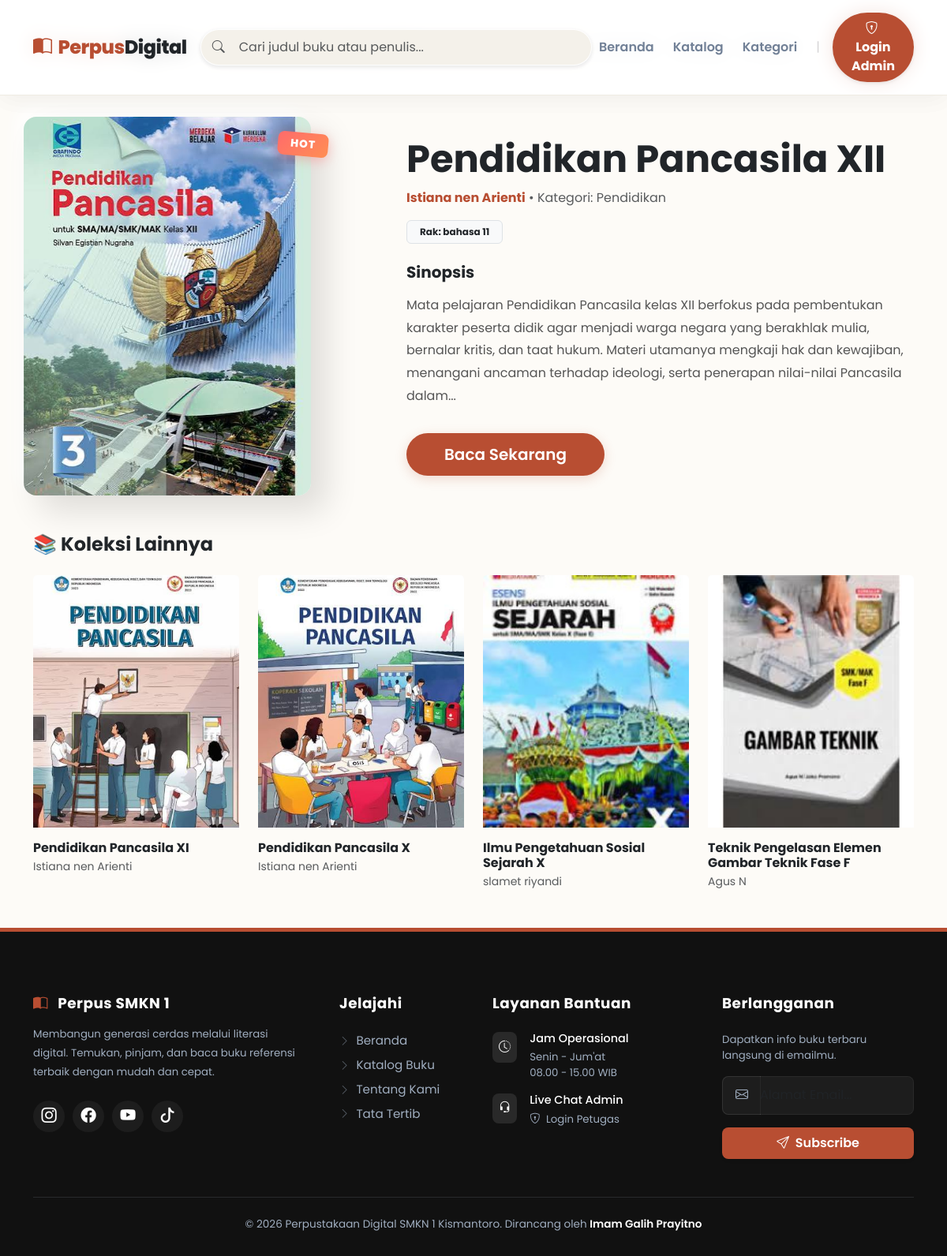
The page / on the database its author committed.
### tables this page shows
CREATE TABLE IF NOT EXISTS `books` (
  `id` int(11) NOT NULL AUTO_INCREMENT,
  `barcode_buku` varchar(50) DEFAULT NULL,
  `title` varchar(255) NOT NULL,
  `author` varchar(150) DEFAULT NULL,
  `category` varchar(100) NOT NULL,
  `rak` varchar(50) DEFAULT NULL,
  `description` text NOT NULL,
  `cover` varchar(255) DEFAULT NULL,
  PRIMARY KEY (`id`),
  UNIQUE KEY `barcode_buku` (`barcode_buku`)
);

### index.php (the view)
<?php
require_once 'config/koneksi.php';
$featured_result = $mysqli->query("SELECT * FROM books ORDER BY id DESC LIMIT 1");
$featured_book = $featured_result->fetch_assoc();
$featured_id = $featured_book['id'] ?? 0;
$result = $mysqli->query("SELECT * FROM books WHERE id != $featured_id ORDER BY id DESC LIMIT 4");
$books = $result->fetch_all(MYSQLI_ASSOC);
?>
<?php include 'includes/header.php'; ?>
<main class="flex-shrink-0">
    <?php if ($featured_book): ?>
    <section class="hero-section container py-5">
        <div class="row align-items-center">
            <div class="col-md-4 position-relative mb-4 mb-md-0 text-center">
                <img src="assets/img/cover/<?= htmlspecialchars($featured_book['cover'] ?: 'default.jpg') ?>" class="book-cover-hero" alt="<?= htmlspecialchars($featured_book['title']) ?>">
                <span class="badge badge-hot px-3 py-2">HOT</span>
            </div>
            <div class="col-md-7 offset-md-1">
                <h1 class="fw-bold display-5 mb-2 text-dark"><?= htmlspecialchars($featured_book['title']) ?></h1>
                <p class="text-muted mb-3">
                    <span class="fw-bold" style="color: #B84E32;"><?= htmlspecialchars($featured_book['author'] ?? 'Anonim') ?></span> •
                    Kategori: <?= htmlspecialchars($featured_book['category'] ?? '-') ?>
                </p>
                <span class="badge bg-light text-dark border mb-4 px-3 py-2">Rak: <?= htmlspecialchars($featured_book['rak'] ?? 'Belum diatur') ?></span>
                <h5 class="fw-bold mb-3 text-dark">Sinopsis</h5>
                <p style="line-height: 1.8; color: #555;">
                    <?= htmlspecialchars(substr($featured_book['description'], 0, 300)) ?>...
                </p>
                <a href="pages/detail_buku.php?id=<?= $featured_book['id'] ?>" class="btn btn-orange btn-lg px-5 mt-3">Baca Sekarang</a>
            </div>
        </div>
    </section>
    <?php endif; ?>
    <div class="container pb-5">
        <h4 class="fw-bold mb-4 text-dark">📚 Koleksi Lainnya</h4>
        <div class="row g-4">
            <?php if (empty($books) && !$featured_book): ?>
            <div class="col-12 text-center">
                <div class="alert alert-secondary text-dark">Belum ada data buku yang tersedia.</div>
            </div>
            <?php else: ?>
            <?php foreach ($books as $book): ?>
                <div class="col-6 col-md-4 col-lg-3">
                    <div class="card card-custom h-100">
                        <a href="pages/detail_buku.php?id=<?= $book['id'] ?>">
                            <img src="assets/img/cover/<?= htmlspecialchars($book['cover'] ?: 'default.jpg') ?>" class="card-img-top w-100" alt="<?= htmlspecialchars($book['title']) ?>">
                        </a>
                        <div class="card-body px-0 pt-3 pb-0">
                            <h6 class="fw-bold text-dark mb-1"><?= htmlspecialchars($book['title']) ?></h6>
                            <p class="small text-muted mb-0"><?= htmlspecialchars($book['author'] ?? 'Anonim') ?></p>
                        </div>
                    </div>
                </div>
            <?php endforeach; ?>
            <?php endif; ?>
        </div>
    </div>
</main>
<?php include 'includes/footer.php'; ?>

### assets/css/style.css (style rules this page uses)
:root { --bg-cream: #FDFBF7; --primary-terra: #B84E32; --primary-hover: #9a3f26; --text-dark: #2D3748; --text-muted: #718096; --border-soft: rgba(229, 223, 211, 0.6); --shadow-soft: 0 10px 40px rgba(0, 0, 0, 0.04); --shadow-hover: 0 20px 40px rgba(184, 78, 50, 0.15); }
body { background-color: var(--bg-cream); color: var(--text-dark); font-family: 'Poppins', sans-serif; min-height: 100vh; display: flex; flex-direction: column; overflow-x: hidden; }
.btn-orange { background-color: var(--primary-terra); color: white; font-weight: 600; border-radius: 50rem; padding: 0.75rem 2rem; border: none; transition: all 0.3s cubic-bezier(0.4, 0, 0.2, 1); box-shadow: 0 4px 15px rgba(184, 78, 50, 0.2); }
.hero-section { padding: 80px 0; position: relative; }
.badge-hot { background: linear-gradient(135deg, #FF6B6B, #FF8E53); color: #ffffff; position: absolute; top: 20px; right: -10px; font-weight: 800; font-size: 0.85rem; letter-spacing: 1px; z-index: 2; border-radius: 8px; box-shadow: 0 4px 15px rgba(255, 107, 107, 0.4); transform: rotate(5deg); }
.book-cover-hero { border-radius: 16px; box-shadow: 20px 20px 40px rgba(0,0,0,0.12), -10px -10px 20px rgba(255,255,255,0.8); max-height: 480px; object-fit: cover; width: 100%; transform-style: preserve-3d; animation: float 6s ease-in-out infinite; }
.card-custom { background-color: transparent; border: none; cursor: pointer; }
.card-custom img { height: 320px; width: 100%; object-fit: cover; transition: transform 0.5s ease; }

### rows shown on the page
books: cover (picture), title "Pendidikan Pancasila XII", author "Istiana nen Arienti", category "Pendidikan", rak "bahasa 11", description "Mata pelajaran Pendidikan Pancasila kelas XII berfokus pada pembentukan karakter peserta didik agar menjadi warga negara yang berakhlak mulia, bernalar kritis, dan taat hukum. Materi utamanya mengkaji hak dan kewajiban, menangani ancaman terhadap ideologi, serta penerapan nilai-nilai Pancasila dalam"
books: cover (picture), title "Pendidikan Pancasila XI", author "Istiana nen Arienti"
books: cover (picture), title "Pendidikan Pancasila X", author "Istiana nen Arienti"
books: cover (picture), title "Ilmu Pengetahuan Sosial Sejarah X", author "slamet riyandi"
books: cover (picture), title "Teknik Pengelasan Elemen Gambar Teknik Fase F", author "Agus N"
